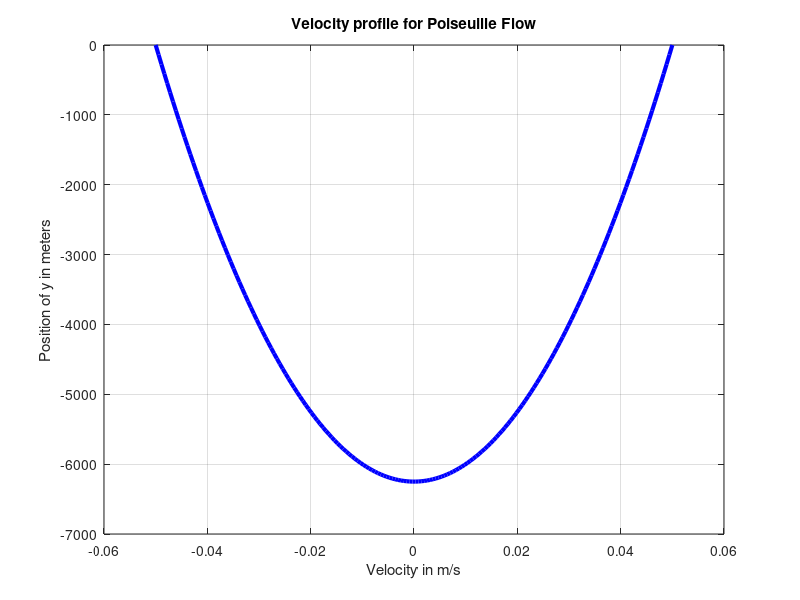
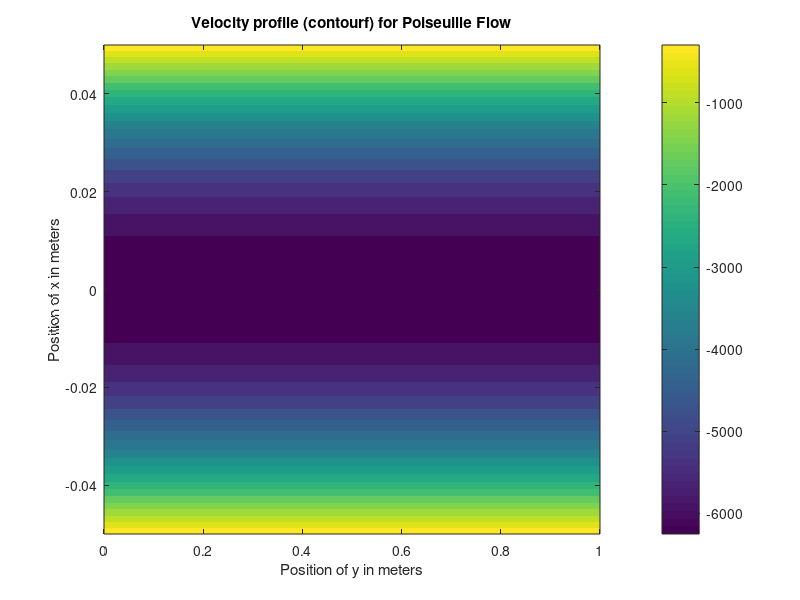

The MATLAB source for these figures, in order:

Ly = 0.1
P = 5000
mu = 0.001

y = linspace (-Ly/2, Ly/2, 180);
u = (P / (2 * mu)) * (y.^2 - (Ly.^2 / 4))

figure;
plot (y, u, 'b', 'LineWidth', 3);
xlabel('Velocity in m/s');
ylabel('Position of y in meters');
title('Velocity profile for Poiseuille Flow');
grid on;
saveas (gcf, 'prob5_1.png');

[X, Y] = meshgrid(linspace(0, 1, 50), linspace(-Ly/2, Ly/2, 180));
V_grid = (P / (2 * mu)) * (Y.^2 - (Ly.^2 / 4));

figure;
contourf(X, Y, V_grid, 20, 'LineColor', 'none');
colorbar;
ylabel('Position of x in meters');
xlabel('Position of y in meters');
title('Velocity profile (contourf) for Poiseuille Flow');
saveas (gcf, 'prob5_2.png');
